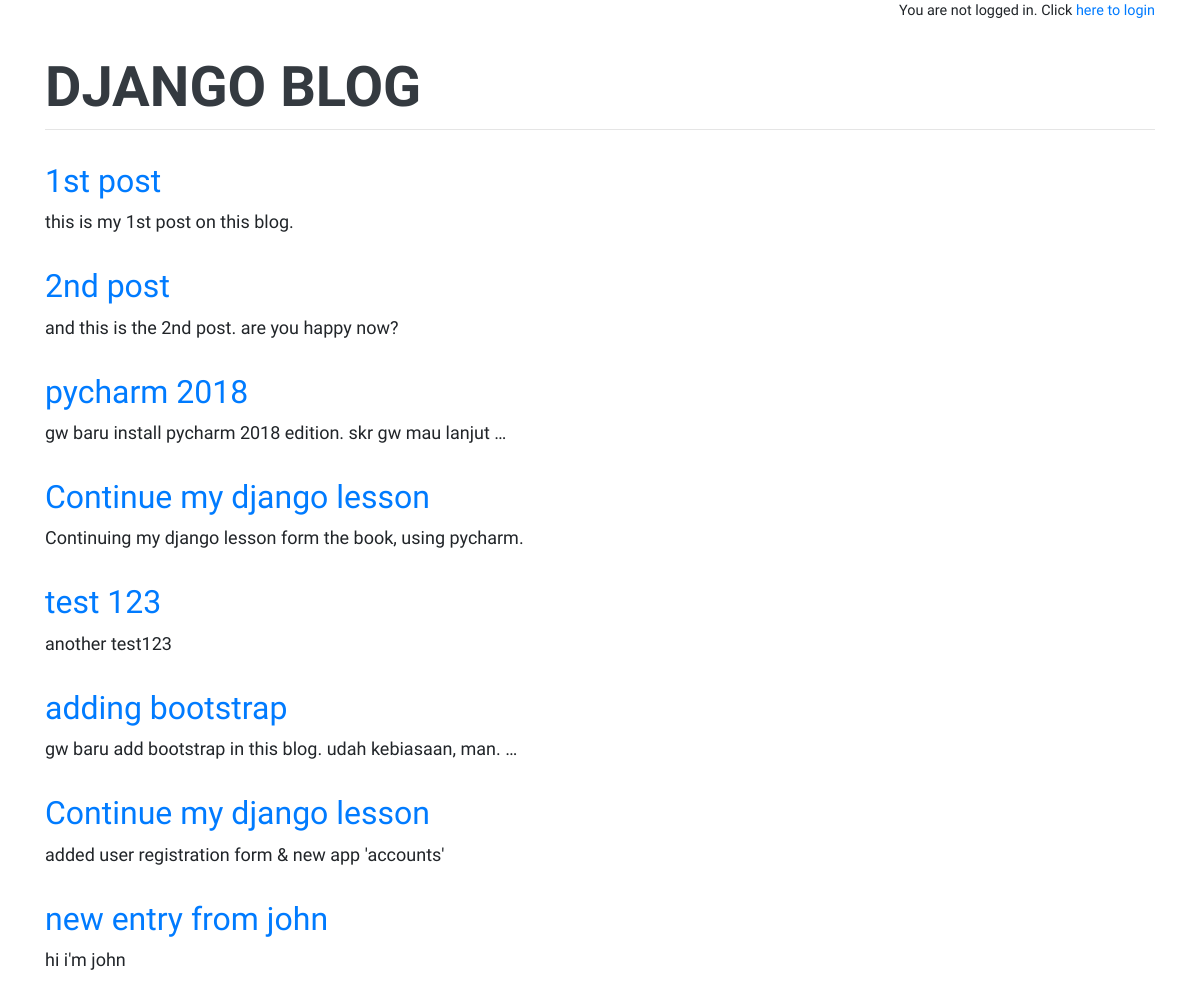
The app's page /, older data.
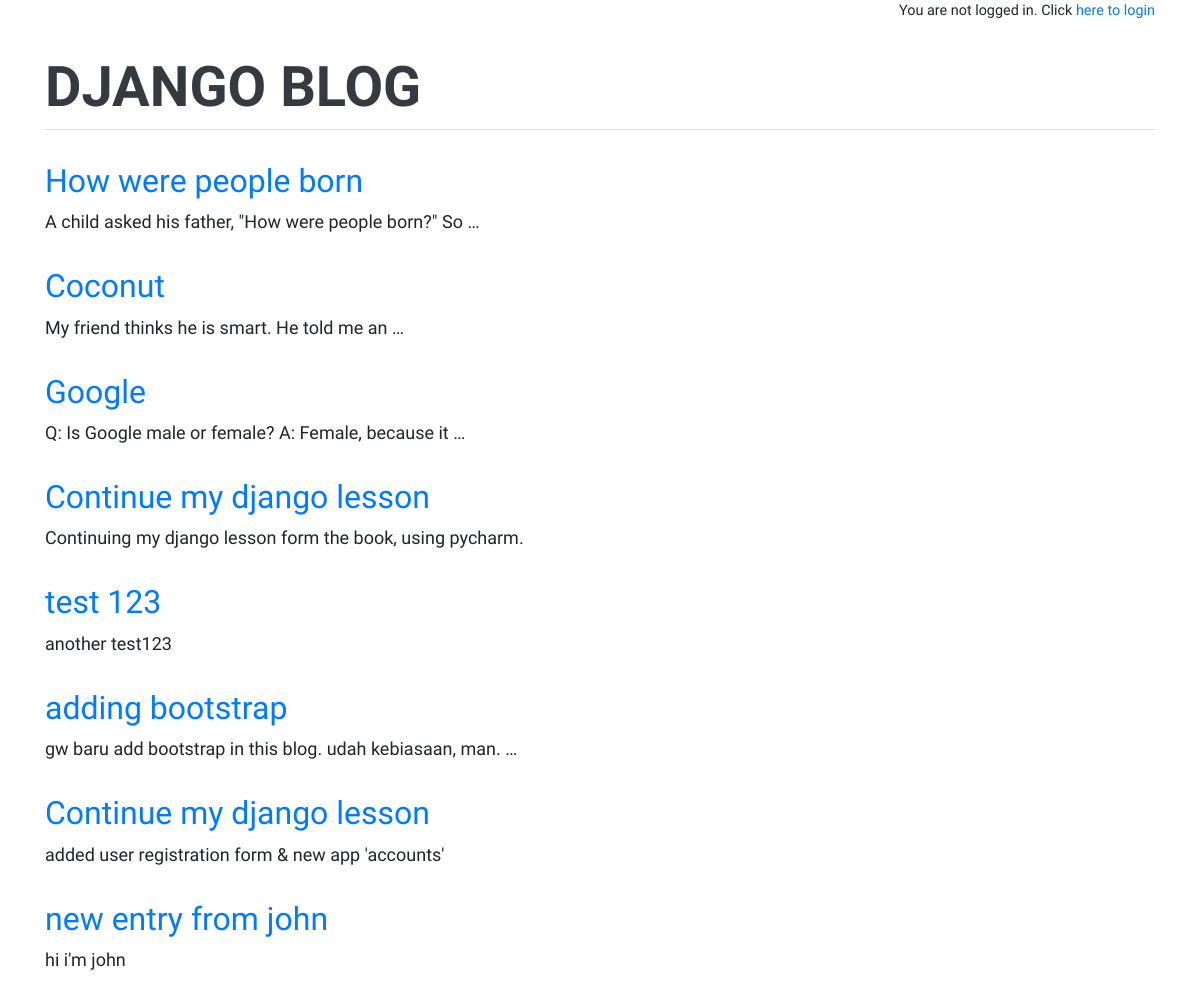
The same page, newer data.
### blog/models.py (models this page shows, shortened)
class Post(models.Model):
    title = models.CharField(max_length=200)
    author = models.ForeignKey(
        'auth.User',
        on_delete=models.CASCADE,
    )
    body = models.TextField()

### blog/views.py (the view)
# urls.py: path('', BlogListView.as_view(), name='home'),
class BlogListView(ListView):
    model = Post
    template_name = 'home.html'
    context_object_name = 'all_posts_list'

### templates/home.html (shortened to what this page needs)
{% extends 'base.html' %}
{% block content %}
  {% for post in all_posts_list  %}
  <div class="post-entry">
    <h2><a href="{% url 'post_detail' post.pk %}">{{ post.title }}</a></h2>
    <p>{{ post.body | truncatewords:10 }}</p>
  </div>
  {% endfor %}
{% endblock content %}

Row changes from the older to the newer data that the page shows:
removed Post: title "1st post", body "this is my 1st post on this blog."
removed Post: title "2nd post", body "and this is the 2nd post. are you happy now?"
removed Post: title "pycharm 2018", body "gw baru install pycharm 2018 edition. skr gw mau lanjut …"
added Post: title "How were people born", body "A child asked his father, \"How were people born?\" So …"
added Post: title "Coconut", body "My friend thinks he is smart. He told me an …"
added Post: title "Google", body "Q: Is Google male or female? A: Female, because it …"
